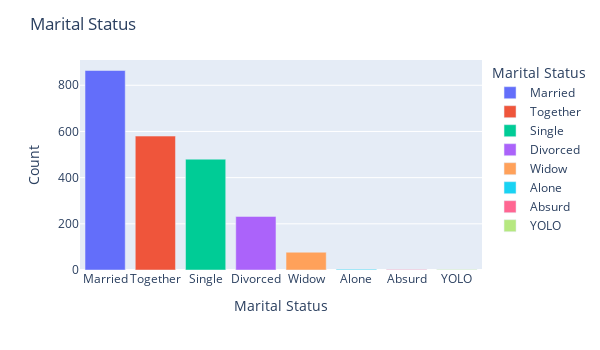

Write notebook code for a chart like this one.
### Code cell
fig = px.bar(df_mar, x='Marital Status', y='Count', color='Marital Status')
fig.update_layout(width=600, height=350, title='Marital Status')
fig.show()

### Figure 1 — Plotly figure (JSON) as saved in the notebook; plotly's stock layout.template omitted (floating-point values rounded to 4 significant figures)
{"data": [{"alignmentgroup": "True", "hovertemplate": "Marital Status=%{x}<br>Count=%{y}<extra></extra>", "legendgroup": "Married", "marker": {"color": "#636efa"}, "name": "Married", "offsetgroup": "Married", "orientation": "v", "showlegend": true, "textposition": "auto", "type": "bar", "x": ["Married"], "xaxis": "x", "y": [864], "yaxis": "y"}, {"alignmentgroup": "True", "hovertemplate": "Marital Status=%{x}<br>Count=%{y}<extra></extra>", "legendgroup": "Together", "marker": {"color": "#EF553B"}, "name": "Together", "offsetgroup": "Together", "orientation": "v", "showlegend": true, "textposition": "auto", "type": "bar", "x": ["Together"], "xaxis": "x", "y": [580], "yaxis": "y"}, {"alignmentgroup": "True", "hovertemplate": "Marital Status=%{x}<br>Count=%{y}<extra></extra>", "legendgroup": "Single", "marker": {"color": "#00cc96"}, "name": "Single", "offsetgroup": "Single", "orientation": "v", "showlegend": true, "textposition": "auto", "type": "bar", "x": ["Single"], "xaxis": "x", "y": [480], "yaxis": "y"}, {"alignmentgroup": "True", "hovertemplate": "Marital Status=%{x}<br>Count=%{y}<extra></extra>", "legendgroup": "Divorced", "marker": {"color": "#ab63fa"}, "name": "Divorced", "offsetgroup": "Divorced", "orientation": "v", "showlegend": true, "textposition": "auto", "type": "bar", "x": ["Divorced"], "xaxis": "x", "y": [232], "yaxis": "y"}, {"alignmentgroup": "True", "hovertemplate": "Marital Status=%{x}<br>Count=%{y}<extra></extra>", "legendgroup": "Widow", "marker": {"color": "#FFA15A"}, "name": "Widow", "offsetgroup": "Widow", "orientation": "v", "showlegend": true, "textposition": "auto", "type": "bar", "x": ["Widow"], "xaxis": "x", "y": [77], "yaxis": "y"}, {"alignmentgroup": "True", "hovertemplate": "Marital Status=%{x}<br>Count=%{y}<extra></extra>", "legendgroup": "Alone", "marker": {"color": "#19d3f3"}, "name": "Alone", "offsetgroup": "Alone", "orientation": "v", "showlegend": true, "textposition": "auto", "type": "bar", "x": ["Alone"], "xaxis": "x", "y": [3], "yaxis": "y"}, {"alignmentgroup": "True", "hovertemplate": "Marital Status=%{x}<br>Count=%{y}<extra></extra>", "legendgroup": "Absurd", "marker": {"color": "#FF6692"}, "name": "Absurd", "offsetgroup": "Absurd", "orientation": "v", "showlegend": true, "textposition": "auto", "type": "bar", "x": ["Absurd"], "xaxis": "x", "y": [2], "yaxis": "y"}, {"alignmentgroup": "True", "hovertemplate": "Marital Status=%{x}<br>Count=%{y}<extra></extra>", "legendgroup": "YOLO", "marker": {"color": "#B6E880"}, "name": "YOLO", "offsetgroup": "YOLO", "orientation": "v", "showlegend": true, "textposition": "auto", "type": "bar", "x": ["YOLO"], "xaxis": "x", "y": [2], "yaxis": "y"}], "layout": {"barmode": "relative", "height": 350, "legend": {"title": {"text": "Marital Status"}, "tracegroupgap": 0}, "margin": {"t": 60}, "title": {"text": "Marital Status"}, "width": 600, "xaxis": {"anchor": "y", "categoryarray": ["Married", "Together", "Single", "Divorced", "Widow", "Alone", "Absurd", "YOLO"], "categoryorder": "array", "domain": [0, 1], "title": {"text": "Marital Status"}}, "yaxis": {"anchor": "x", "domain": [0, 1], "title": {"text": "Count"}}}}
